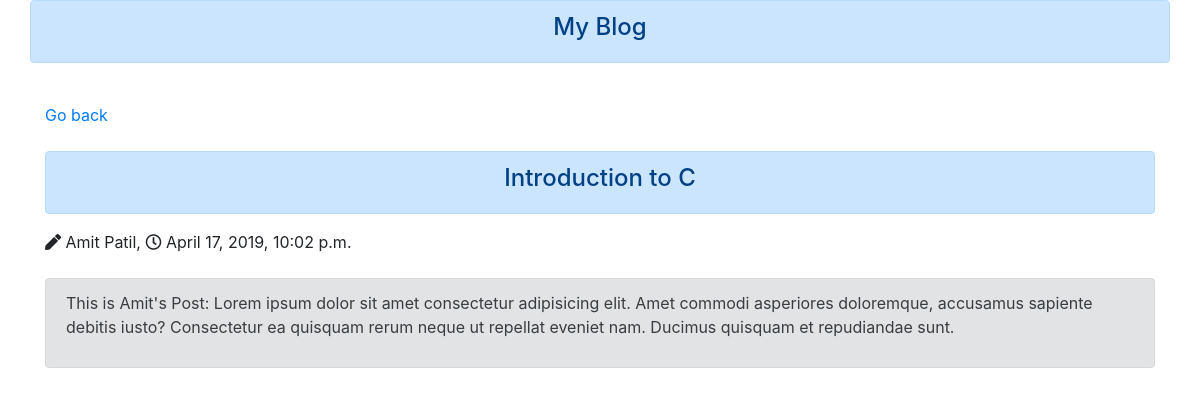
Page /2/ on the committed database.
### posts/models.py (models this page shows, shortened)
class Auther(models.Model):
    name = models.CharField(max_length = 30)
    designation = models.CharField(max_length = 20)
    topic = models.CharField(max_length = 20)
    pub_date = models.DateTimeField('date published')

class Content(models.Model):
    content = models.ForeignKey(Auther, on_delete = models.CASCADE)
    content_text = models.TextField()

### posts/views.py (the view)
# urls.py: path('<int:pk>/',views.post_detail, name = 'post_detail'),
def post_detail(request,pk):
    detail = Auther.objects.get(pk = pk)
    content = get_object_or_404(Content , pk = pk)
    context = {
        'detail':detail,
        'content':content,
    }
    return render(request, 'posts/post_detail.html',context)

### posts/templates/posts/post_detail.html
{% extends 'base.html' %}
{% block page_content %}
<br>
<div class="container">
        <a href="/"class = "card-link">Go back</a><br><br>
    <div class="alert alert-primary text-center">
        <h4>{{ detail.topic }}</h4>
    </div>
    <i class="fa fa-pen"></i> {{ detail.name }},
    <i class="far fa-clock"></i> {{ detail.pub_date }}
    <br><br>
    <div class="alert alert-secondary">
        <p>{{ content.content_text }}</p>
    </div>
</div>
{% endblock %}

### rows in the picture
Auther: topic "Introduction to C", name "Amit Patil", pub_date "April 17, 2019, 10:02 p.m."
Content: content_text "This is Amit's Post: Lorem ipsum dolor sit amet consectetur adipisicing elit. Amet commodi asperiores doloremque, accusamus sapiente debitis iusto? Consectetur ea quisquam rerum neque ut repellat eveniet nam. Ducimus quisquam et repudiandae sunt."
